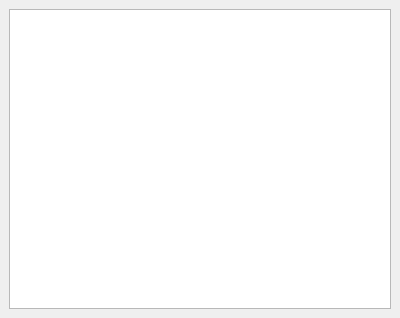
<?xml version="1.0" encoding="UTF-8"?>
<ui version="4.0">
 <class>LexerWidget</class>
 <widget class="QDockWidget" name="LexerWidget">
  <property name="geometry">
   <rect>
    <x>0</x>
    <y>0</y>
    <width>400</width>
    <height>300</height>
   </rect>
  </property>
  <property name="minimumSize">
   <size>
    <width>100</width>
    <height>100</height>
   </size>
  </property>
  <property name="features">
   <set>QDockWidget::DockWidgetFloatable|QDockWidget::DockWidgetMovable</set>
  </property>
  <property name="allowedAreas">
   <set>Qt::BottomDockWidgetArea|Qt::LeftDockWidgetArea|Qt::RightDockWidgetArea</set>
  </property>
  <property name="windowTitle">
   <string>Lexer</string>
  </property>
  <widget class="QWidget" name="dockWidgetContents">
   <layout class="QVBoxLayout" name="verticalLayout_2">
    <item>
     <layout class="QVBoxLayout" name="verticalLayout">
      <item>
       <widget class="QTextBrowser" name="lexerTextBrowser">
        <property name="minimumSize">
         <size>
          <width>300</width>
          <height>300</height>
         </size>
        </property>
        <property name="font">
         <font>
          <pointsize>18</pointsize>
         </font>
        </property>
        <property name="openLinks">
         <bool>false</bool>
        </property>
       </widget>
      </item>
     </layout>
    </item>
   </layout>
  </widget>
 </widget>
 <resources/>
 <connections/>
</ui>
